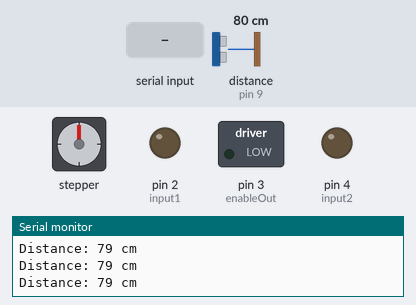
The sketch below on a simulated Arduino Uno, built with avr-gcc and run on an emulated ATmega328P. Parts: stepper motor, switched loads named in the sketch (green lamp = pin HIGH), output pins drawn as LEDs (lit = HIGH), the last lines printed to the serial monitor. Wiring (inferred from the names in the program): ultrasonic range finder: trigger pin 8; echo pin 9. Inputs (shaded band) come from the test bench; at power-on: distance to the obstacle (sensor on pin 9) 80 cm. The echo pulse lasts 58.3 µs per cm; stepper angles assume 2048 steps per turn; pins used as bus, display or sensor lines are not drawn.

Above: at 1.2 s.
1.3 s: "6" received over Serial
At 1.99 s:
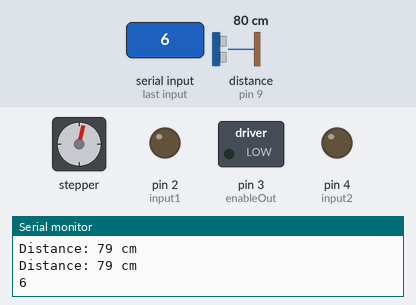
4.3 s: "1" received over Serial
At 7.0 s:
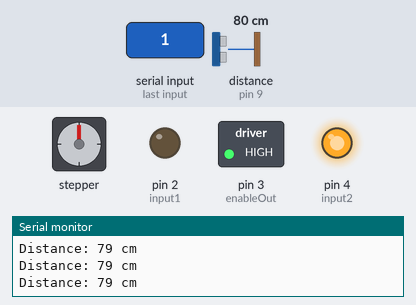
7.3 s: distance to the obstacle (sensor on pin 9) set to 33 cm
8.8 s: distance to the obstacle (sensor on pin 9) set to 27 cm
At 10.0 s:
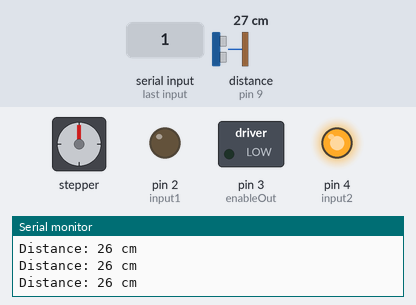
10.3 s: "-" received over Serial
At 11.5 s:
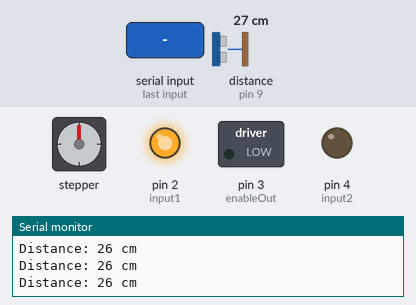
11.8 s: "3" received over Serial
At 12.9 s:
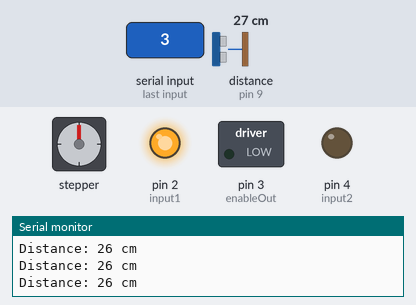
Timing chart, 0 to 14.3 s (numbered marks = the images above; inputs shaded):
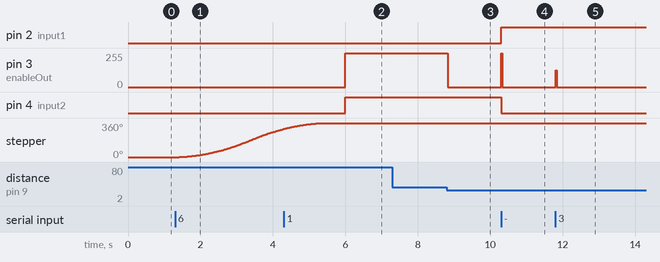

Measured:
- the behaviour switches between 31 and 30 cm on distance to the obstacle (sensor on pin 9) (found by bisection; images 2 and 3)
- after the input at 1.3 s, stepper: keeps turning clockwise at about 103°/s, starting after 0.11 s
- after the input at 4.3 s, pin 3 (enableOut): 0/255 → 255/255 after 1.7 s; pin 4 (input2): LOW → HIGH after 1.7 s
- after the input at 8.8 s, pin 3 (enableOut): 255/255 → 0/255 at once
- after the input at 10.3 s, pin 2 (input1): LOW → HIGH at once; pin 3 (enableOut): 0/255 → 255/255 at once, → 0/255 0.02 s later; pin 4 (input2): HIGH → LOW at once
- after the input at 11.8 s, pin 3 (enableOut): 0/255 → 127/255 at once, → 0/255 0.02 s later

The sketch:

Experiment_8.ino
```cpp
#include <AccelStepper.h>


#define MAX_RES_VAL 1023
#define MIN_RES_VAL 0
#define MAX_VOLT_VAL 255
#define MIN_VOLT_VAL 0
#define HALFSTEP 8


const int input1 = 2;
const int enableOut= 3;
const int input2 = 4;

const int motorPin1 = 13;
const int motorPin2 = 12;
const int motorPin3 = 11;
const int motorPin4 = 10;

AccelStepper stepper1(AccelStepper::FULL4WIRE, motorPin1, motorPin3, motorPin2, motorPin4);

const int stepPerRev = 2048;

const int trigger = 8;
const int echo = 9;

void setup() {
  // put your setup code here, to run once:

  pinMode(enableOut, OUTPUT);
  pinMode(input1, OUTPUT);
  pinMode(input2, OUTPUT);

  pinMode(trigger, OUTPUT);
  pinMode(echo, INPUT);

  stepper1.setMaxSpeed(1000.0);
  stepper1.setAcceleration(500.0);


  Serial.begin(9600);
  stepper1.setCurrentPosition(0);
}

bool isSpeedSet = false;
int speed = 0;

bool emergencyBrake = false;

void loop() {
  //analogWrite(enableOut, MAX_VOLT_VAL);
  //digitalWrite(input1, HIGH);
  //digitalWrite(input2, LOW);


  digitalWrite(trigger, LOW);
  delayMicroseconds(2);

  digitalWrite(trigger, HIGH); // turn on the Trigger to generate pulse
  delayMicroseconds(10);

  digitalWrite(trigger, LOW);

  long duration = pulseIn(echo, HIGH);
  int distance = duration * 0.0344 / 2;

  Serial.print("Distance: ");
  Serial.print(distance);
  Serial.println(" cm");

  if(distance < 30)
  {
    emergencyBrake = true;
    analogWrite(enableOut, 0);
  }
  else
  {
    emergencyBrake = false;
  }


  if (Serial.available()  > 0)
  {
    //incoming_val = Serial.read();
    char incoming_val = Serial.read();

    Serial.print(incoming_val);
    Serial.println("");

   // analogWrite(enableOut, incoming.toInt());

    if (incoming_val == '1')
    {
      analogWrite(enableOut, isSpeedSet?speed:MAX_VOLT_VAL);
      digitalWrite(input1, LOW);
      digitalWrite(input2, HIGH);
    }
    else if(incoming_val == '0')
    {
      analogWrite(enableOut, MIN_VOLT_VAL);
    }
    else if(incoming_val == '-')
    {
      analogWrite(enableOut, isSpeedSet?speed:MAX_VOLT_VAL);
      digitalWrite(input1, HIGH);
      digitalWrite(input2, LOW);
    }
    else if(incoming_val == '2')
    {
      isSpeedSet = true;
      analogWrite(enableOut, MAX_VOLT_VAL);
    }
    else if(incoming_val == '3')
    {
      isSpeedSet = true;
      analogWrite(enableOut, MAX_VOLT_VAL/2);
    }
    else if(incoming_val == '4')
    {
      isSpeedSet = true;
      analogWrite(enableOut, MAX_VOLT_VAL/4);
    }
    else if(incoming_val == '5')
    {
      isSpeedSet = true;
      analogWrite(enableOut, (MAX_VOLT_VAL*3)/4);
    }
    else if(incoming_val == '6')
    {
      stepper1.moveTo(stepPerRev);
      stepper1.runToPosition();
      delay(500);
    }
    else if(incoming_val == '7')
    {
      stepper1.moveTo(-stepPerRev);
      stepper1.runToPosition();
      delay(500);
    }

  }


}
```
